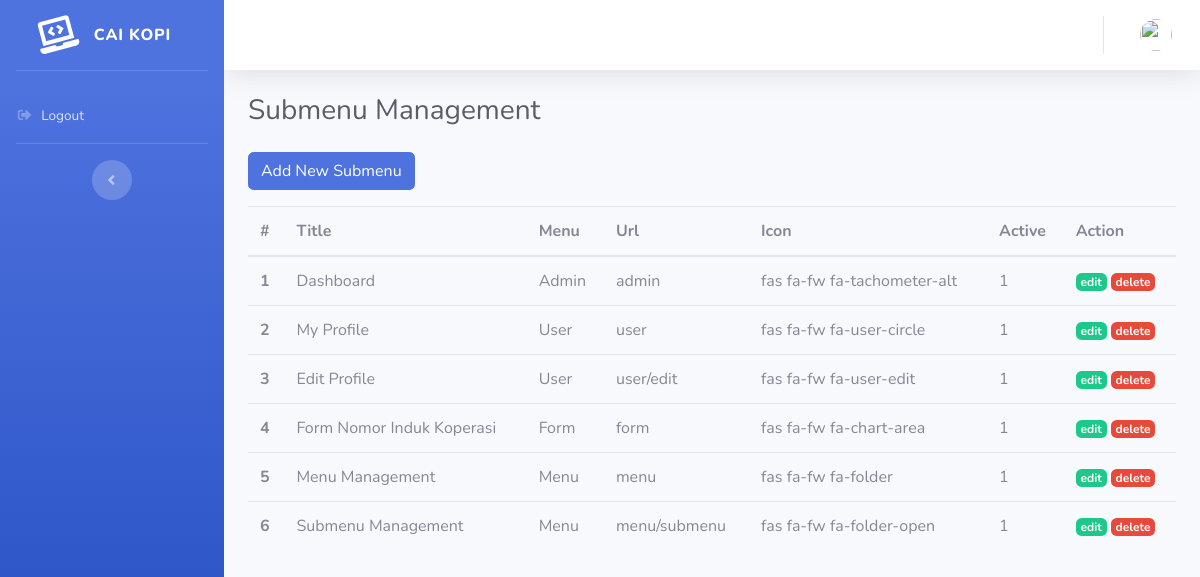
The page /index.php/menu/submenu on the database its author committed.
### tables this page shows
CREATE TABLE `user_sub_menu` (
  `id` int(11) NOT NULL,
  `menu_id` int(11) NOT NULL,
  `title` varchar(128) NOT NULL,
  `url` varchar(128) NOT NULL,
  `icon` varchar(128) NOT NULL,
  `is_active` int(1) NOT NULL
);

CREATE TABLE `user_menu` (
  `id` int(11) NOT NULL,
  `menu` varchar(128) NOT NULL
);

### application/controllers/Menu.php (called while the page is built, shortened)
<?php
class Menu extends CI_Controller
{
    public function __construct()
    {
        $this->load->model('Menu_model');
    }
    public function submenu()
    {
        $data['title'] = 'Submenu Management';
        $data['user'] = $this->db->get_where('user', ['email' => $this->session->userdata('email')])->row_array();
        $this->load->model('Menu_model', 'menu');
        $data['subMenu'] = $this->menu->getSubMenu();
        $data['menu'] = $this->db->get('user_menu')->result_array();
        $this->form_validation->set_rules('title', 'Title','required' );
        $this->form_validation->set_rules('menu_id', 'Menu','required' );
        $this->form_validation->set_rules('url', 'URL','required' );
        $this->form_validation->set_rules('icon', 'icon','required' );
        if($this->form_validation->run() == false){
        $this->load->view('templates/header', $data);
        $this->load->view('templates/sidebar', $data);
        $this->load->view('templates/topbar', $data);
        $this->load->view('menu/submenu', $data);
        $this->load->view('templates/footer');
        }
    }
}

### index.php (called while the page is built, shortened)
<?php
require_once BASEPATH.'core/CodeIgniter.php';

### application/models/Menu_model.php (called while the page is built, shortened)
<?php
class Menu_model extends CI_Model
{
    public function getSubMenu()
    {
        $query = "SELECT `user_sub_menu` .*, `user_menu`.`menu`
         FROM `user_sub_menu` JOIN `user_menu`
         ON `user_sub_menu`.`menu_id` = `user_menu`.`id`
        ";
        return $this->db->query($query)->result_array();
    }
}

### application/views/menu/submenu.php (the view, shortened to what this page needs)
<div class="container-fluid">
    <h1 class="h3 mb-4 text-gray-800">
        <?= $title; ?>
    </h1>
    <div class="row">
        <div class="col-lg">
            <a href="" class="btn btn-primary mb-3" data-toggle="modal" data-target="#newSubMenuModal">Add New
                Submenu</a>
            <table class="table table-hover">
                <thead>
                    <tr>
                        <th scope="col">#</th>
                        <th scope="col">Title</th>
                        <th scope="col">Menu</th>
                        <th scope="col">Url</th>
                        <th scope="col">Icon</th>
                        <th scope="col">Active</th>
                        <th scope="col">Action</th>
                    </tr>
                </thead>
                <tbody>
                    <?php $i = 1;?>
                    <?php foreach ($subMenu as $sm) : ?>
                    <tr>
                        <th scope="row"><?= $i; ?></th>
                        <td><?= $sm['title']; ?></td>
                        <td><?= $sm['menu']; ?></td>
                        <td><?= $sm['url']; ?></td>
                        <td><?= $sm['icon']; ?></td>
                        <td><?= $sm['is_active']; ?></td>
                        <td>
                            <a href="" class="badge badge-success">edit</a>
                            <a href="<?= base_url();?>Menu/submenudelete/<?= $sm['id'];?>" class="badge badge-danger"
                                onclick="return confirm('Are you sure want to delete this menu?')">delete</a>
                        </td>
                    </tr>
                    <?php $i++; ?>
                    <?php endforeach; ?>
                </tbody>
            </table>
        </div>
    </div>
</div>
</div>

### application/views/templates/header.php (shortened to what this page needs)
<!DOCTYPE html>
<html lang="en">
<head>
    <link href="<?= base_url('assets/'); ?>vendor/fontawesome-free/css/all.min.css" rel="stylesheet" type="text/css">
    <link href="<?= base_url('assets/'); ?>css/sb-admin-2.min.css" rel="stylesheet">
</head>
<body id="page-top">
    <div id="wrapper">

### application/views/templates/sidebar.php (shortened to what this page needs)
<ul class="navbar-nav bg-gradient-primary sidebar sidebar-dark accordion" id="accordionSidebar">
    <a class="sidebar-brand d-flex align-items-center justify-content-center" href="index.html">
        <div class="sidebar-brand-icon rotate-n-15">
            <i class="fas fa-laptop-code"></i>
        </div>
        <div class="sidebar-brand-text mx-3">Cai Kopi </div>
    </a>
    <hr class="sidebar-divider">
    <li class="nav-item">
        <a class="nav-link" href="<?= base_url('auth/logout'); ?>">
            <i class="fas fa-fw fa-sign-out-alt"></i>
            <span>Logout</span></a>
    </li>
    <hr class="sidebar-divider d-none d-md-block">
    <div class="text-center d-none d-md-inline">
        <button class="rounded-circle border-0" id="sidebarToggle"></button>
    </div>
</ul>

### application/views/templates/topbar.php (shortened to what this page needs)
<div id="content-wrapper" class="d-flex flex-column">
    <div id="content">
        <nav class="navbar navbar-expand navbar-light bg-white topbar mb-4 static-top shadow">
            <ul class="navbar-nav ml-auto">
                <li class="nav-item dropdown no-arrow">
                    <a class="nav-link dropdown-toggle" href="#" id="userDropdown" role="button" data-toggle="dropdown"
                        aria-haspopup="true" aria-expanded="false">
                        <img class="img-profile rounded-circle"
                            src="<?= base_url('assets/img/profile/') . $user['image']; ?>">
                    </a>
                </li>
            </ul>
        </nav>

### application/views/templates/footer.php (shortened to what this page needs)
</div>
</div>
</body>
</html>

### rows shown on the page
user_sub_menu: title "Dashboard", user_menu.menu "Admin", url "admin", icon "fas fa-fw fa-tachometer-alt", is_active "1"
user_sub_menu: title "My Profile", user_menu.menu "User", url "user", icon "fas fa-fw fa-user-circle", is_active "1"
user_sub_menu: title "Edit Profile", user_menu.menu "User", url "user/edit", icon "fas fa-fw fa-user-edit", is_active "1"
user_sub_menu: title "Form Nomor Induk Koperasi", user_menu.menu "Form", url "form", icon "fas fa-fw fa-chart-area", is_active "1"
user_sub_menu: title "Menu Management", user_menu.menu "Menu", url "menu", icon "fas fa-fw fa-folder", is_active "1"
user_sub_menu: title "Submenu Management", user_menu.menu "Menu", url "menu/submenu", icon "fas fa-fw fa-folder-open", is_active "1"

### other values the page prints
$title "Submenu Management"
